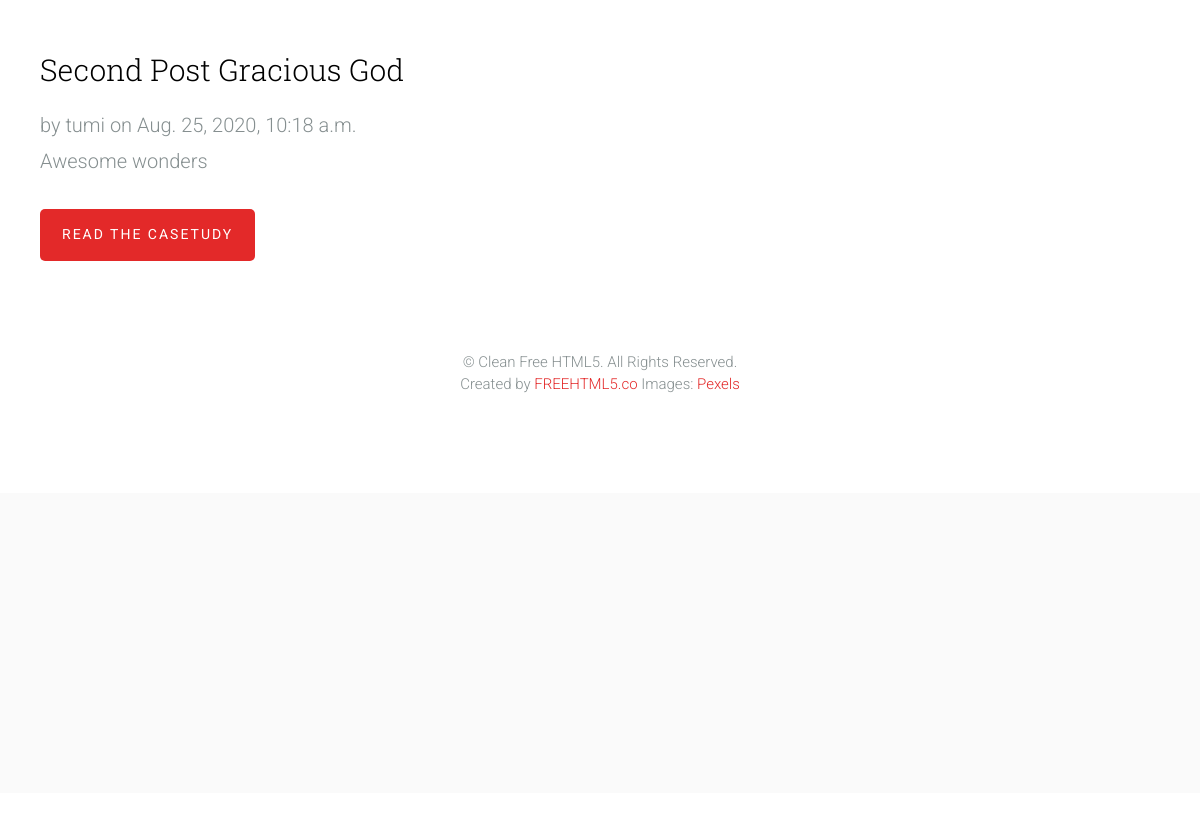
Before: / (lower part) with the older database file.
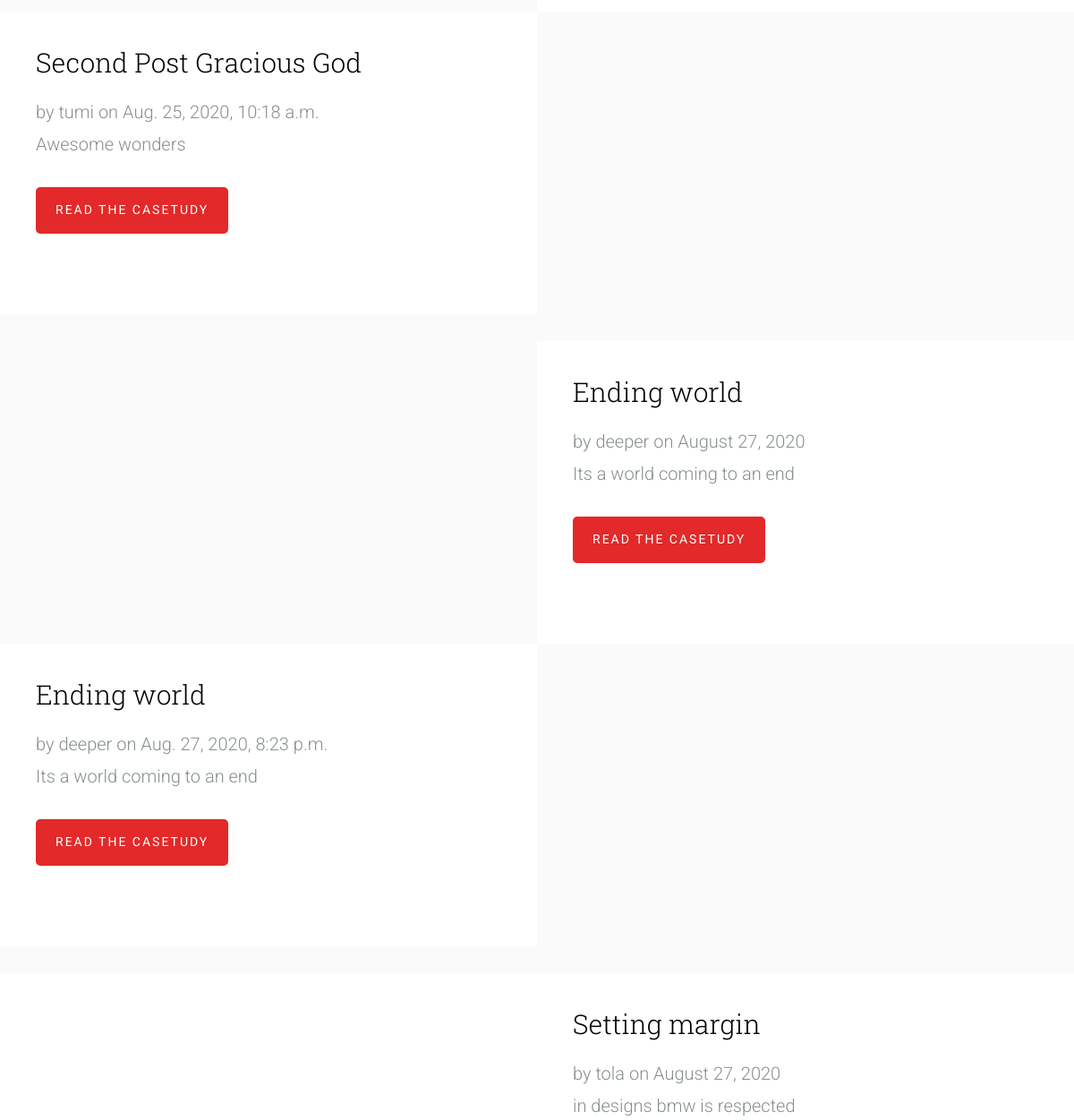
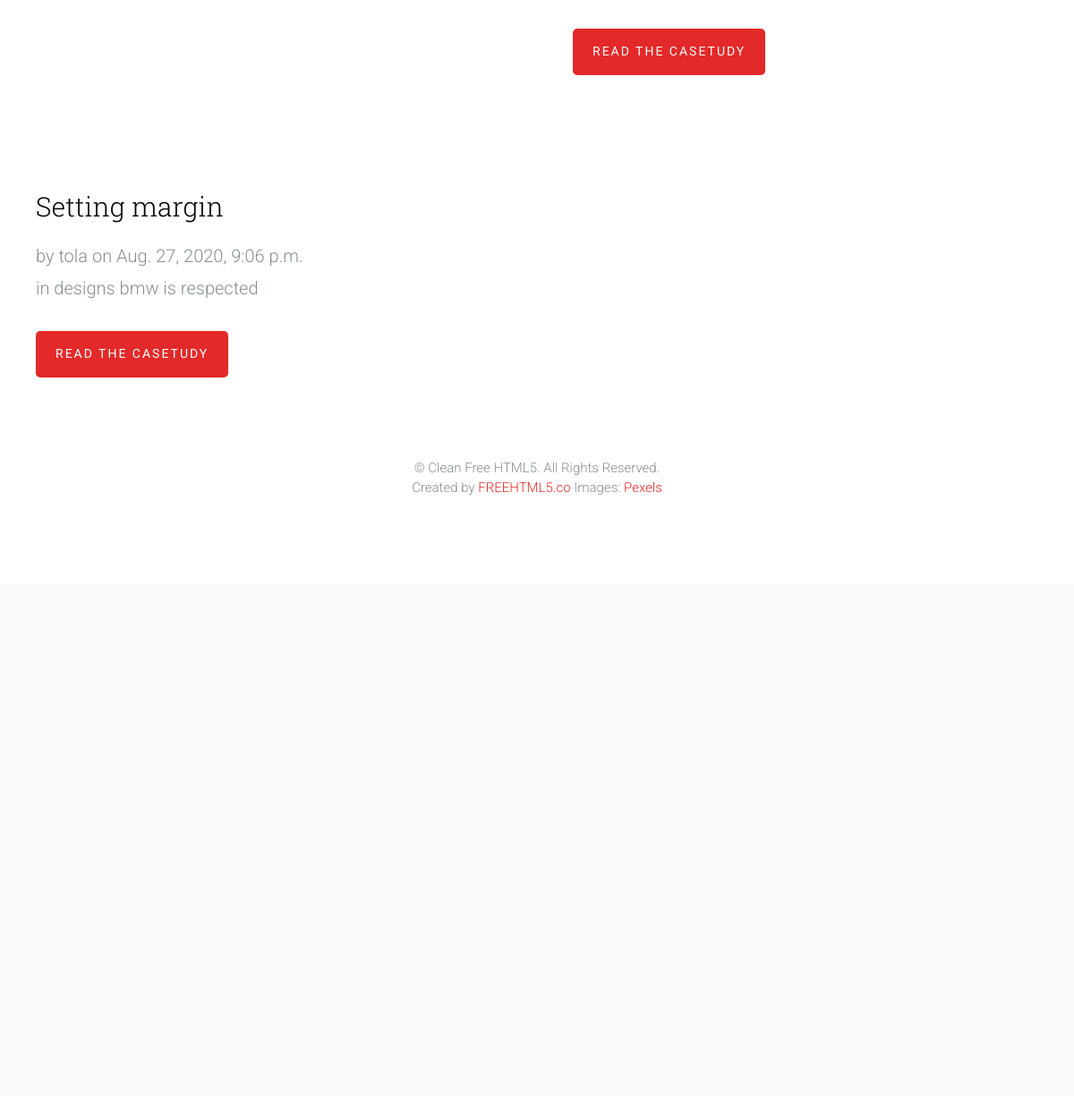
After: the same page with the newer database file (2 pictures, top to bottom).
### blog/models.py (models this page shows, shortened)
class post(models.Model):
	title = models.CharField(max_length = 100)
	author = models.ForeignKey(User, on_delete= models.CASCADE)
	content = models.TextField()
	date = models.DateTimeField(default=timezone.now)
	images = models.ImageField(default='default.jpg', upload_to='article_pic')

### blog/views.py (the view)
# urls.py: 2. Add a URL to urlpatterns:  path('', views.home, name='home')
def home(request):
	content = {'database': post.objects.all(), 'tag':'Welcome!'}
	return render(request,'blog/home.html',content)

### blog/templates/blog/home.html (shortened to what this page needs)
{%extends 'blog/base.html'%}
{%block body%}
	<div id="fh5co-main">
{%for item in database %}
	<div id="fh5co-portfolio">
		<div class="fh5co-portfolio-item ">
			<div class="fh5co-portfolio-description">
					<h2>{{item.title}}</h2>
					<div class="">by {{item.author}} on {{item.date|date:'F d, Y'}} </a> </div>
					<p>{{item.content}}</p>
					<p><a href="#" class="btn btn-primary">Read the casetudy</a></p>
			</div>
		</div>
	<div class="fh5co-portfolio-item fh5co-img-right">
			<div class="fh5co-portfolio-description">
				<h2>{{item.title}}</h2>
				<div class="">by {{item.author}} on {{item.date}} </a> </div>
				<p>{{item.content}}</p>
				<p><a href="#" class="btn btn-primary">Read the casetudy</a></p>
			</div>
		</div>
{%endfor%}
{%endblock body%}

### blog/templates/blog/base.html (shortened to what this page needs)
{%load static%}
<!DOCTYPE html>
	<head>
	<link rel="stylesheet" href="{% static 'blog/css/animate.css'%}">
	<link rel="stylesheet" href="{% static 'blog/css/icomoon.css'%}">
	<link rel="stylesheet" href="{% static 'blog/css/simple-line-icons.css'%}">
	<link rel="stylesheet" href="{% static 'blog/css/style.css'%}">
	</head>
	<body>
	{%block body%}{%endblock%}
	<footer id="fh5co-footer">
		<div class="container">
			<div class="row">
				<div class="col-md-10 col-md-offset-1 text-center">
					<p>&copy; Clean Free HTML5. All Rights Reserved. <br>Created by <a href="http://freehtml5.co/" target="_blank">FREEHTML5.co</a> Images: <a href="http://pexels.com/" target="_blank">Pexels</a></p>
				</div>
			</div>
		</div>
	</footer>
	</body>
</html>

Changed rows visible on the page:
added post: title "Ending world", author "deeper", date "August 27, 2020", content "Its a world coming to an end", date "Aug. 27, 2020, 8:23 p.m."
added post: title "Setting margin", author "tola", date "August 27, 2020", content "in designs bmw is respected", date "Aug. 27, 2020, 9:06 p.m."
